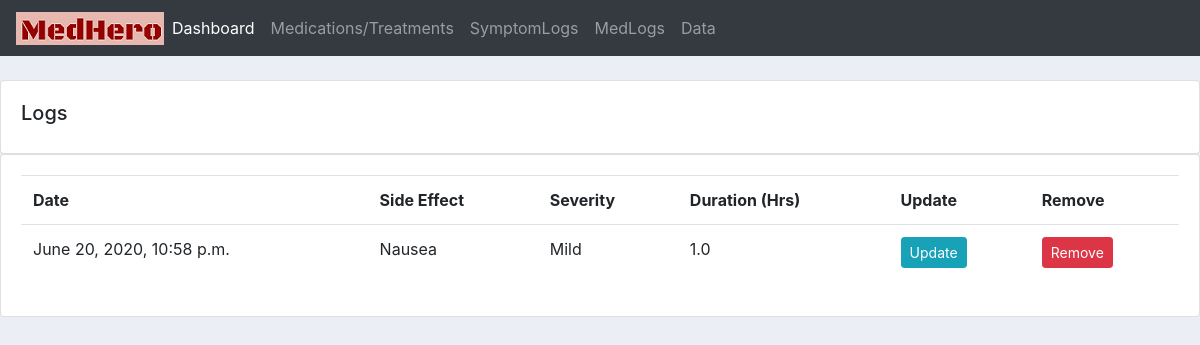
/symptomlogs/, run on the app's committed database.
### users/models.py (models this page shows)
class SymptomLog(models.Model):
    SEVERITY = (
        ('Mild', 'Mild'),
        ('Moderate', 'Moderate'),
        ('Severe', 'Severe'),
        ('Very Severe', 'Very Severe'),
        ('Worst Pain Possible', 'Worst Pain Possible')
    )
    customer = models.ForeignKey(Customer, null = True, on_delete=models.SET_NULL)
    side_effect = models.ForeignKey(SideEffect, null = True, on_delete=models.SET_NULL)
    date_created = models.DateTimeField(auto_now_add=True, null=True)
    severity = models.CharField(max_length=200, choices = SEVERITY)
    durarion_in_hours = models.FloatField(null=True)

class SideEffect(models.Model):
    name = models.CharField(max_length=200, null=True)
    def __str__(self):
        return self.name

### users/views.py (the view)
# urls.py: path('symptomlogs/', views.symptomlogs, name="symptomlogs"),
def symptomlogs(request):
    logs = SymptomLog.objects.all() #change later
    return render(request, 'users/symptomlogs.html',{'logs':logs})

### users/templates/users/symptomlogs.html
{% extends 'users/main.html' %}
{% block content %}
<br>
		<div class="row">
			<div class="col-md">
				<div class="card card-body">
					<h5>Logs</h5>
				</div>
				<div class="card card-body">
					<table class="table">
						<tr>
							<th>Date</th>
							<th>Side Effect</th>
							<th>Severity</th>
                            <th>Duration (Hrs)</th>
							<th>Update</th>
							<th>Remove</th>
						</tr>
						{% for i in logs%}
						<tr>
							<td>{{i.date_created}}</td>
							<td>{{i.side_effect}}</td>
							<td>{{i.severity}}</td>
							<td>{{i.durarion_in_hours}}</td>
							<td><a class = "btn btn-sm btn-info" href="">Update</a></td>
							<td><a class = "btn btn-sm btn-danger" href="">Remove</a></td>
						</tr>
						{% endfor%}
					</table>
				</div>
			</div>
		</div>
{% endblock %}

### static/css/main.css (style rules this page uses)
body { background-color: #ebeff5; }

### static/css/footer.css (style rules this page uses)
html, body { height: 100%; }

### data on the page
SymptomLog: date_created "June 20, 2020, 10:58 p.m.", side_effect "Nausea", severity "Mild", durarion_in_hours "1.0"
